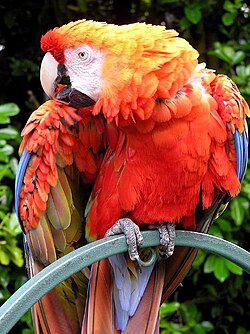
#> input picture dataset_images/RGB.jpg, 250 x 334 px
$ python -i frequency_domain.py   (imports and definitions only)   (older library calls are emulated)
#> lines starting #> are read from the running program, lines starting #| are printed output that depends on the picture
import cv2
import numpy as np

# [16 lines left out: function _create_gaussian_mask, not called in this run]

def get_magnitude_spectrum(image):
    """Computes the magnitude spectrum of an image for visualization."""
    f = np.fft.fft2(image)
    fshift = np.fft.fftshift(f)

    # Add 1 to avoid log(0)
    magnitude_spectrum = 20 * np.log(np.abs(fshift) + 1)

    # Normalize to 0-255 for standard 8-bit display
    magnitude_display = cv2.normalize(magnitude_spectrum, None, 0, 255, cv2.NORM_MINMAX, dtype=cv2.CV_8U)
    return cv2.cvtColor(magnitude_display, cv2.COLOR_GRAY2BGR)

# [42 lines left out: functions apply_filter, generate_hybrid, not called in this run]

>>> import cv2
>>> picture = cv2.imread('dataset_images/RGB.jpg')
#> picture is the input picture: shape (334, 250, 3); mean B, G, R 57.8, 79.4, 130.3
>>> result = get_magnitude_spectrum(picture)
#> in get_magnitude_spectrum, `magnitude_spectrum = 20 * np.log(np.abs(fshift) + 1)`:
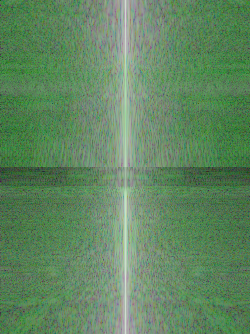
#> magnitude_spectrum: shape (334, 250, 3) float64; mean of channels 0, 1, 2 97.7, 136, 97.7; drawn as B, G, R
#> (the run stopped early here; a loop or call above may not have finished)

$ run again, on dataset_images/badimage.jpg
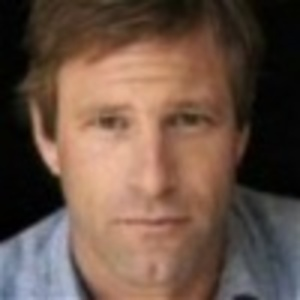
#> input picture dataset_images/badimage.jpg, 300 x 300 px
#> picture is the input picture: shape (300, 300, 3); mean B, G, R 70.2, 83.3, 106.6
#> in get_magnitude_spectrum, `magnitude_spectrum = 20 * np.log(np.abs(fshift) + 1)`:
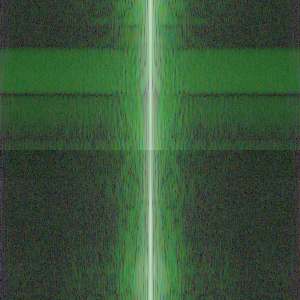
#> magnitude_spectrum: shape (300, 300, 3) float64; mean of channels 0, 1, 2 58.2, 86.4, 58.2; drawn as B, G, R

$ run again, on dataset_images/cat.jpg
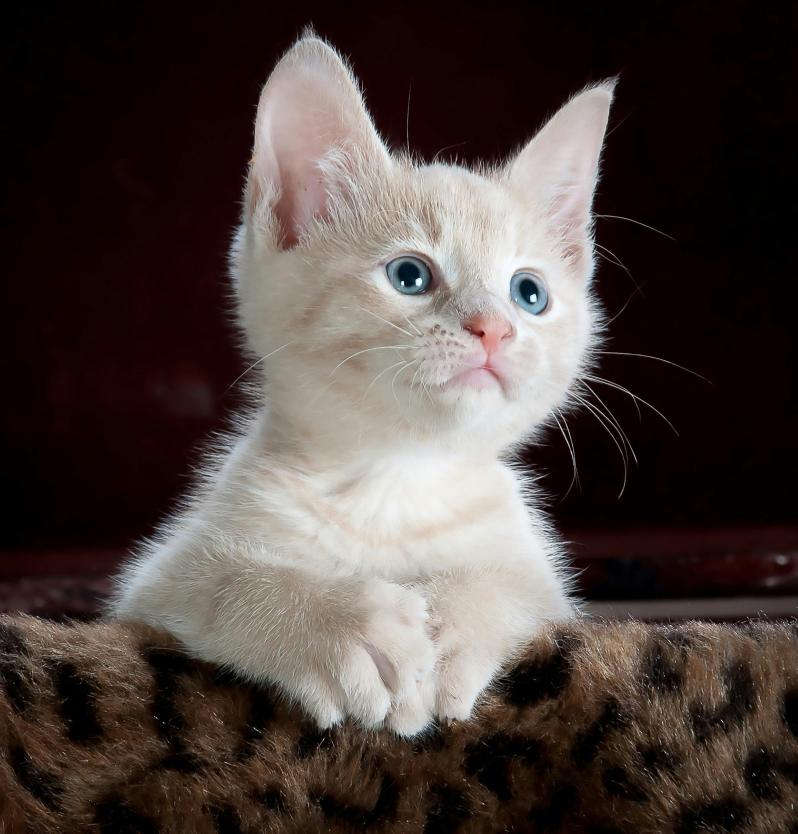
#> input picture dataset_images/cat.jpg, 2392 x 2500 px (shown at 1/3 size)
#> picture is the input picture: shape (2500, 2392, 3); mean B, G, R 63.1, 66.8, 77.4
#> in get_magnitude_spectrum, `magnitude_spectrum = 20 * np.log(np.abs(fshift) + 1)`:
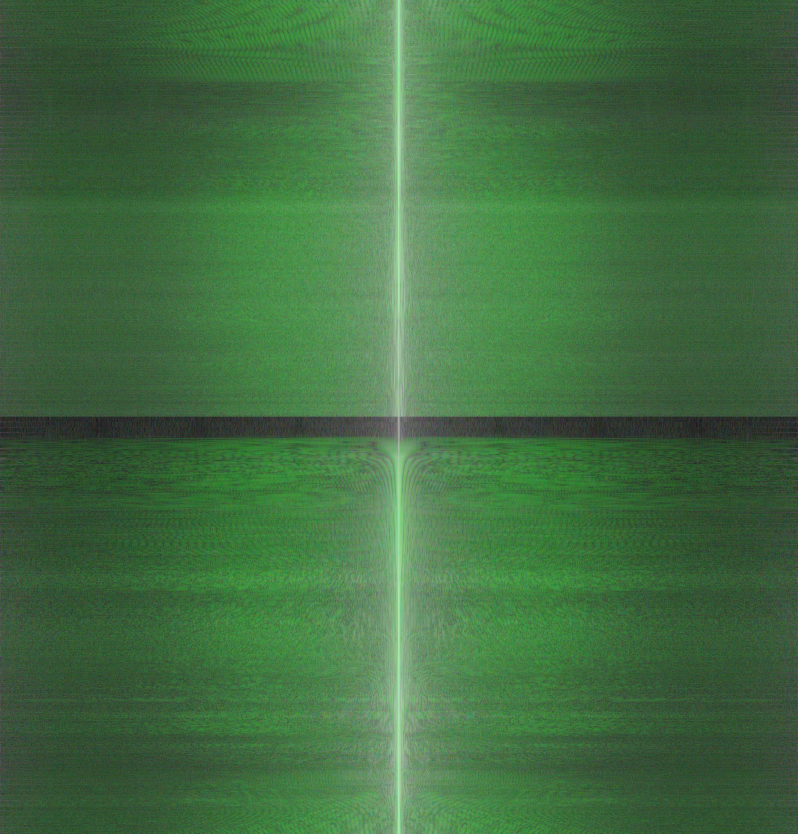
#> magnitude_spectrum: shape (2500, 2392, 3) float64 (shown at 1/3 size); mean of channels 0, 1, 2 71.7, 119.3, 71.7; drawn with min black and max white

$ run again, on dataset_images/noiseimage.jpg
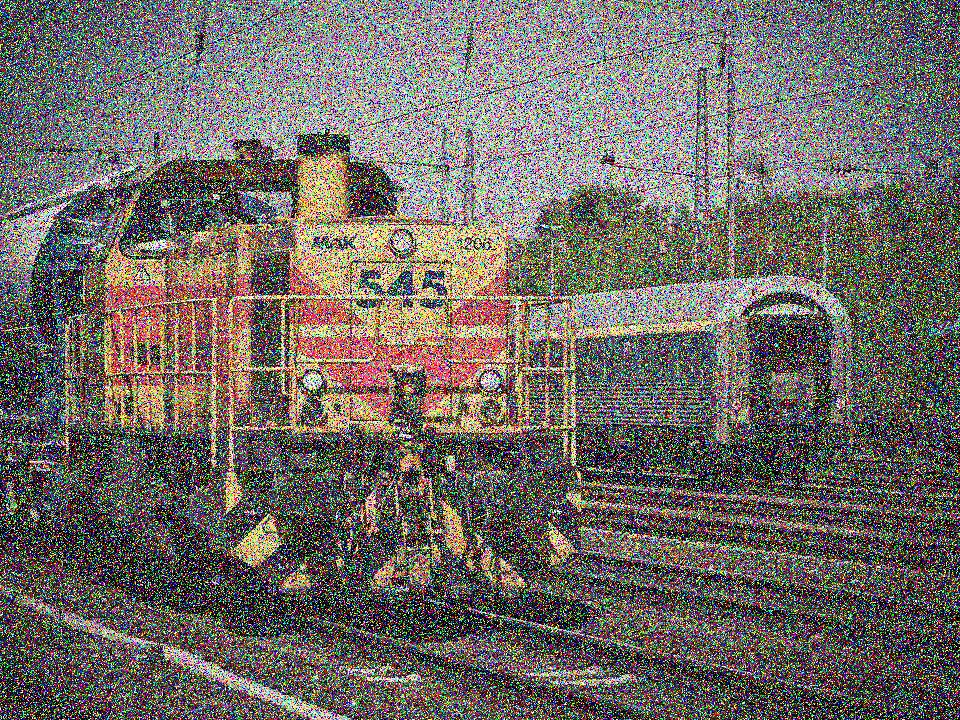
#> input picture dataset_images/noiseimage.jpg, 960 x 720 px
#> picture is the input picture: shape (720, 960, 3); mean B, G, R 102, 106.2, 111.9
#> in get_magnitude_spectrum, `magnitude_spectrum = 20 * np.log(np.abs(fshift) + 1)`:
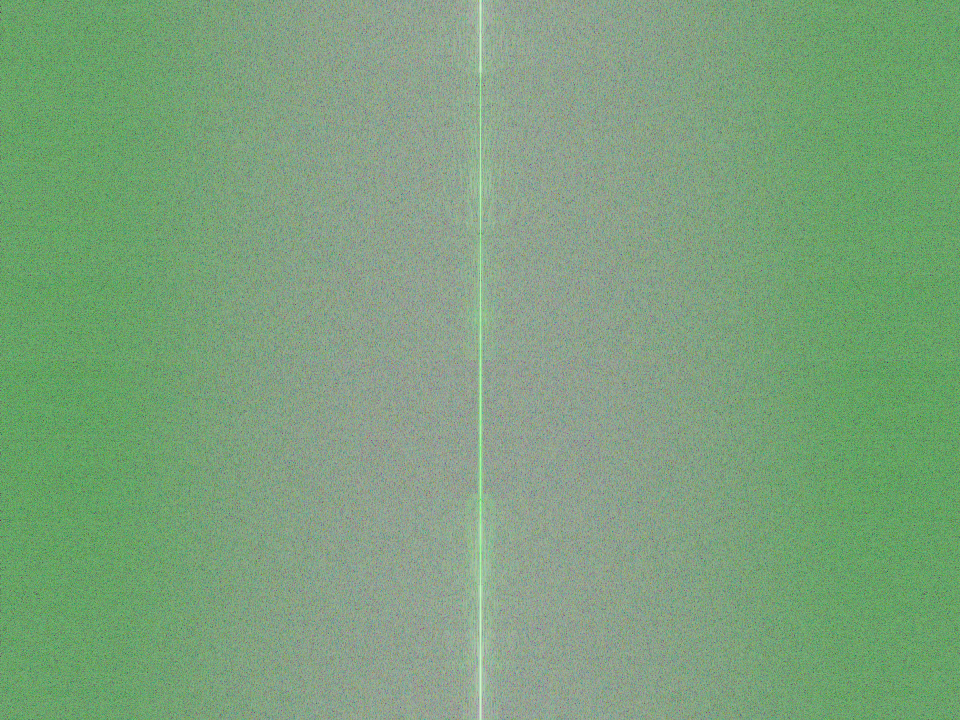
#> magnitude_spectrum: shape (720, 960, 3) float64; mean of channels 0, 1, 2 130.7, 168.2, 130.7; drawn with min black and max white
